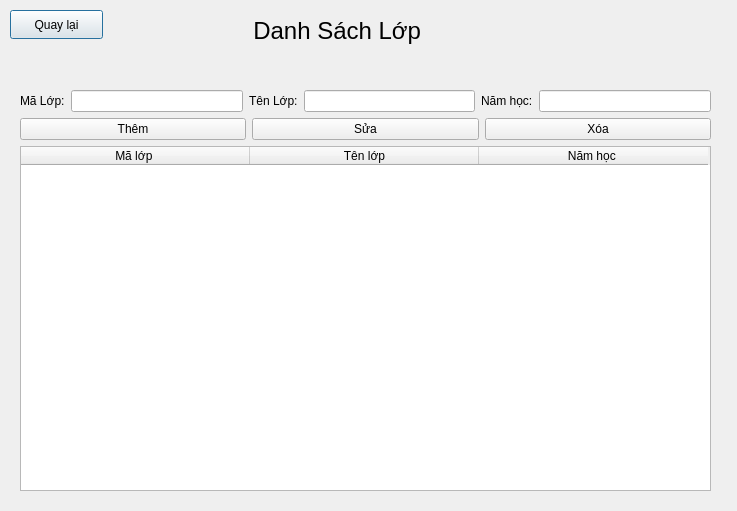
<?xml version="1.0" encoding="UTF-8"?>
<ui version="4.0">
 <class>DS_Lop</class>
 <widget class="QDialog" name="DS_Lop">
  <property name="geometry">
   <rect>
    <x>0</x>
    <y>0</y>
    <width>737</width>
    <height>511</height>
   </rect>
  </property>
  <property name="windowTitle">
   <string>Dialog</string>
  </property>
  <widget class="QPushButton" name="btnBack">
   <property name="geometry">
    <rect>
     <x>10</x>
     <y>10</y>
     <width>93</width>
     <height>29</height>
    </rect>
   </property>
   <property name="text">
    <string>Quay lại</string>
   </property>
  </widget>
  <widget class="QWidget" name="layoutWidget">
   <property name="geometry">
    <rect>
     <x>20</x>
     <y>90</y>
     <width>691</width>
     <height>401</height>
    </rect>
   </property>
   <layout class="QVBoxLayout" name="verticalLayout">
    <item>
     <layout class="QHBoxLayout" name="horizontalLayout">
      <item>
       <widget class="QLabel" name="lblMaLop">
        <property name="text">
         <string>Mã Lớp:</string>
        </property>
       </widget>
      </item>
      <item>
       <widget class="QLineEdit" name="editMALOP"/>
      </item>
      <item>
       <widget class="QLabel" name="lblTenLop">
        <property name="text">
         <string>Tên Lớp:</string>
        </property>
       </widget>
      </item>
      <item>
       <widget class="QLineEdit" name="editTENLOP"/>
      </item>
      <item>
       <widget class="QLabel" name="lblNamHoc">
        <property name="text">
         <string>Năm học:</string>
        </property>
       </widget>
      </item>
      <item>
       <widget class="QLineEdit" name="editNAMHOC"/>
      </item>
     </layout>
    </item>
    <item>
     <layout class="QHBoxLayout" name="horizontalLayout_2">
      <item>
       <widget class="QPushButton" name="btnThem">
        <property name="text">
         <string>Thêm</string>
        </property>
       </widget>
      </item>
      <item>
       <widget class="QPushButton" name="btnSua">
        <property name="text">
         <string>Sửa</string>
        </property>
       </widget>
      </item>
      <item>
       <widget class="QPushButton" name="btnXoa">
        <property name="text">
         <string>Xóa</string>
        </property>
       </widget>
      </item>
     </layout>
    </item>
    <item>
     <widget class="QTableWidget" name="tableLop">
      <attribute name="horizontalHeaderDefaultSectionSize">
       <number>229</number>
      </attribute>
      <column>
       <property name="text">
        <string>Mã lớp </string>
       </property>
      </column>
      <column>
       <property name="text">
        <string>Tên lớp</string>
       </property>
      </column>
      <column>
       <property name="text">
        <string>Năm học </string>
       </property>
      </column>
     </widget>
    </item>
   </layout>
  </widget>
  <widget class="QLabel" name="label">
   <property name="geometry">
    <rect>
     <x>220</x>
     <y>10</y>
     <width>241</width>
     <height>41</height>
    </rect>
   </property>
   <property name="font">
    <font>
     <pointsize>18</pointsize>
    </font>
   </property>
   <property name="layoutDirection">
    <enum>Qt::LayoutDirection::LeftToRight</enum>
   </property>
   <property name="text">
    <string>Danh Sách Lớp </string>
   </property>
   <property name="alignment">
    <set>Qt::AlignmentFlag::AlignCenter</set>
   </property>
   <property name="margin">
    <number>-3</number>
   </property>
  </widget>
 </widget>
 <resources/>
 <connections/>
</ui>
